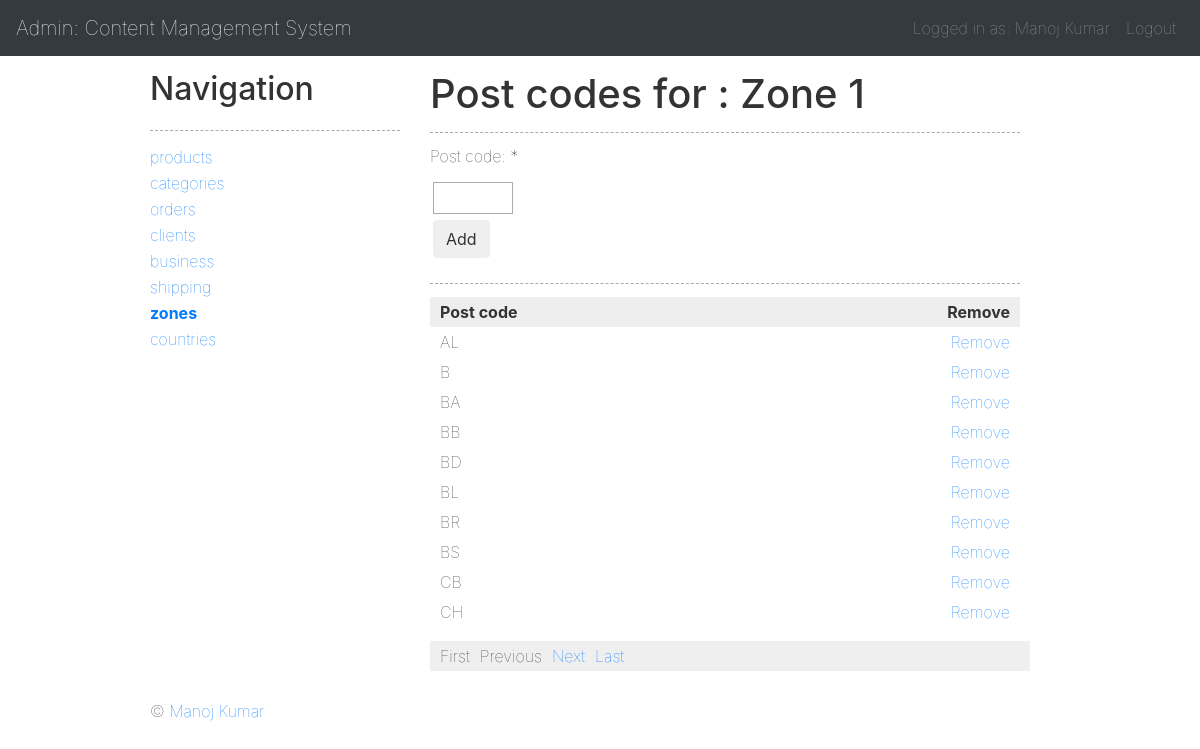
Page /panel/zone/action/codes/id/2 (signed in) on the committed database.
### tables this page shows
CREATE TABLE `zones` (
  `id` int(11) UNSIGNED NOT NULL,
  `name` varchar(100) NOT NULL
);

CREATE TABLE `zones_post_codes` (
  `id` int(11) UNSIGNED NOT NULL,
  `zone` int(10) UNSIGNED NOT NULL,
  `post_code` varchar(20) NOT NULL
);

### index.php (called while the page is built, shortened)
<?php
$core = new Core();
$core->run();

### app/Database/Database.php (called while the page is built, shortened)
<?php
abstract class Database
{
    protected $_schema;
    protected $_hostname;
    protected $_port;
    protected $_database;
    protected $_username;
    protected $_password;
    private $_fetchMode = PDO::FETCH_ASSOC;
    private $_driverOptions = array();
    private $_connectionString = null;
    private $_pdoObject = null;
    public function setDriverOption($key = null, $value = null)
    {
        $this->_driverOptions[$key] = $value;
    }
    private function _setConnection()
    {
        switch ($this->_schema) {
            case 'mysql':
                $this->_connectionString = "mysql:dbname={$this->_database};host={$this->_hostname};port={$this->_port}";
                break;
        }
    }
    private function _connect()
    {
        try {
            $this->_pdoObject = new PDO(
                $this->_connectionString,
                $this->_username,
                $this->_password,
                $this->_driverOptions
            );
        } catch (PDOException $e) {
            echo $this->_exceptionOutput($e, 'There was a problem with the Database connection');
        }
    }
    private function _query($sql = null, $params = null)
    {
        if (!empty($sql)) {
            $statement = $this->_pdoObject->prepare($sql, $this->_driverOptions);
            $paramsConverted = array();
            if (get_magic_quotes_gpc() === true) {
                if (is_array($params)) {
                    foreach ($params as $key => $value) {
                        $paramsConverted[$key] = stripcslashes($value);
                    }
                } else {
                    $paramsConverted[] = stripcslashes($params);
                }
            } else {
                $paramsConverted = is_array($params) ? $params : array($params);
            }
            if (!$statement->execute($paramsConverted) || $statement->errorCode() != '00000') {
                $errorInfo = $statement->errorInfo();
                throw new PDOException("Database error [{$errorInfo[0]}]: {$errorInfo[2]}, driver error code is {$errorInfo[1]}<br />SQL: {$sql}");
            }
            return $statement;
        }
    }
    public function fetchAll($sql = null, $params = null)
    {
        if (!empty($sql)) {
            try {
                $statement = $this->_query($sql, $params);
                return $statement->fetchAll($this->_fetchMode);
            } catch (PDOException $e) {
                echo $this->_exceptionOutput($e, 'Something went wrong trying to fetch records');
            }
        }
        return false;
    }
    public function fetchOne($sql = null, $params = null)
    {
        if (!empty($sql)) {
            try {
                $statement = $this->_query($sql, $params);
                return $statement->fetch($this->_fetchMode);
            } catch (PDOException $e) {
                echo $this->_exceptionOutput($e, 'Something went wrong while fetching the record');
            }
        }
        return false;
    }
    private function _isSelectOneValid($table = null, $value = null, $field = null)
    {
        return (!empty($table) && !Helper::isEmpty($value) && !empty($field));
    }
    public function selectOne($table = null, $value = null, $field = 'id')
    {
        if ($this->_isSelectOneValid($table, $value, $field)) {
            $sql = "SELECT *
                    FROM `{$table}`
                    WHERE `{$field}` = ?";
            return $this->fetchOne($sql, $value);
        }
        return null;
    }
}

### app/Basket.php (called while the page is built, shortened)
<?php
class Basket
{
    public $vat_rate;
    public $sub_total;
    private $_user;
    public function __construct($user = null)
    {
        $this->empty_basket = empty($_SESSION['basket']) ? true : false;
        if (!empty($this->_user) && ($this->_user['country'] == COUNTRY_LOCAL || INTERNATIONAL_VAT)) {
            $objBusiness = new Business();
            $this->vat_rate = $objBusiness->getVatRate();
        } else {
            $this->vat_rate = 0;
        }
    }
    private function _noItems()
    {
        $value = 0;
    }
    private function _subtotal()
    {
        $value = 0;
        $this->sub_total = round($value, 2);
    }
    private function _vat()
    {
        $value = 0;
        $this->_vat = round($value, 2);
    }
    private function _process()
    {
        $this->final_shipping_cost = Session::getSession('shipping_cost');
        $this->final_sub_total = round(($this->sub_total + $this->final_shipping_cost), 2);
        $this->final_vat = round(($this->vat_rate * ($this->final_sub_total / 100)), 2);
    }
}

### app/Session.php (called while the page is built, shortened)
<?php
class Session
{
    public static function getSession($name = null)
    {
        if (!empty($name)) {
            return isset($_SESSION[$name]) ? $_SESSION[$name] : null;
        }
    }
}

### app/Url.php (called while the page is built, shortened)
<?php
class Url
{
    public $key_modules = array('panel');
    public $module = 'front';
    public $main = 'index';
    public $params = array();
    private function _process()
    {
        $uri = $_SERVER['REQUEST_URI'];
        if (!empty($uri)) {
            $uriQ = explode('?', $uri);
            $uri = $uriQ[0];
            $uri = Helper::clearString($uri, PAGE_EXT);
            $firstChar = substr($uri, 0, 1);
            if ($firstChar == '/') {
                $uri = substr($uri, 1);
            }
            $lastChar = substr($uri, -1);
            if (!empty($uri)) {
                $uri = explode('/', $uri);
                $first = array_shift($uri);
                if (in_array($first, $this->key_modules)) {
                    $this->module = $first;
                    $first = empty($uri) ? $this->main : array_shift($uri);
                }
                $this->main = $first;
                if (count($uri) > 1) {
                    $pairs = array();
                    foreach ($uri as $key => $value) {
                        $pairs[] = $value;
                        if (count($pairs) > 1) {
                            if (!Helper::isEmpty($pairs[1])) {
                                $this->params[$pairs[0]] = $pairs[1];
                            }
                            $pairs = array();
                        }
                    }
                }
            }
        }
    }
    public function get($param = null)
    {
        if (!empty($param) && array_key_exists($param, $this->params)) {
            return $this->params[$param];
        }
    }
    public function getCurrent($exclude = null, $extension = false, $add = null)
    {
        $out = array();
        if ($this->module !== 'front') {
            $out[] = $this->module;
        }
        $out[] = $this->main;
        if (!empty($this->params)) {
            if (!empty($exclude)) {
                $exclude = Helper::makeArray($exclude);
                foreach ($this->params as $key => $value) {
                    if (!in_array($key, $exclude)) {
                        $out[] = $key;
                        $out[] = $value;
                    }
                }
            } else {
                foreach ($this->params as $key => $value) {
                    $out[] = $key;
                    $out[] = $value;
                }
            }
        }
        if (!empty($add)) {
            $add = Helper::makeArray($add);
            foreach ($add as $item) {
                $out[] = $item;
            }
        }
        $url = '/' . implode('/', $out);
        $url .= $extension ? PAGE_EXT : null;
        return $url;
    }
}

### app/Helper.php (called while the page is built, shortened)
<?php
class Helper
{
    public static function clearString($string = null, $array = null)
    {
        if (!empty($string) && !self::isEmpty($array)) {
            $array = self::makeArray($array);
            foreach ($array as $key => $value) {
                $string = str_replace($value, '', $string);
            }
            return $string;
        }
    }
    public static function isEmpty($value = null)
    {
        return empty($value) && !is_numeric($value) ? true : false;
    }
    public static function makeArray($array = null)
    {
        return is_array($array) ? $array : array($array);
    }
}

### app/Application.php (called while the page is built, shortened)
<?php
abstract class Application
{
    public function __construct()
    {
        $this->_Db = new MySQL();
    }
}

### app/Shipping.php (called while the page is built, shortened)
<?php
class Shipping extends Application
{
    protected $_table_3 = 'zones';
    protected $_table_4 = 'zones_post_codes';
    public function getZoneById($id = null)
    {
        return $this->_Db->selectOne($this->_table_3, $id);
    }
    public function getPostCodes($zoneId = null)
    {
        if (!empty($zoneId)) {
            $sql = "SELECT *
					FROM `{$this->_table_4}`
					WHERE `zone` = ?
					ORDER BY `post_code` ASC";
            return $this->_Db->fetchAll($sql, $zoneId);
        }
        return null;
    }
}

### app/Plugin.php (called while the page is built, shortened)
<?php
class Plugin
{
    public static function get($file = null, $data = null)
    {
        $path = PLUGIN_PATH . DS . $file . '.php';
        if (!empty($file) && is_file($path)) {
            @include($path);
            return ob_get_clean();
        }
        return null;
    }
}

### plugin/admin/post-code.php (the view, shortened to what this page needs)
<?php
if (!empty($data['rows'])) {
	unset($data['objUrl']->params['call']);
	$objPaging = new Paging($data['objUrl'], $data['rows'], 10);
	$postCodes = $objPaging->getRecords();
?>
<table cellpadding="0" cellspacing="0" border="0" class="tbl_repeat">
	<tr>
		<th>Post code</th>
		<th class="col_1 ta_r">Remove</th>
	</tr>
	<tbody>
		<?php foreach($postCodes as $item) { ?>
			<tr id="row-<?php echo $item['id']; ?>">
				<td>
					<?php echo $item['post_code']; ?>
				</td>
				<td class="ta_r">
					<a
						href="#"
						class="clickAddRowConfirm"
						data-url="<?php echo $data['objUrl']->getCurrent(array('call', 'cid'), false, array('call', 'remove', 'cid', $item['id'])); ?>"
						data-span="2"
					>Remove</a>
				</td>
			</tr>
		<?php } ?>
	</tbody>
</table>
<?php echo $objPaging->getPaging(); ?>
<?php } else { ?>
	<p>There are currently no post codes available.</p>
<?php } ?>

### admin/pages/zone/codes/list.php (shortened to what this page needs)
<?php
$postCodes = $objShipping->getPostCodes($zone['id']);
require_once('header.php');
?>
<h1>Post codes for : <?php echo $zone['name']; ?></h1>
<form method="post" class="ajax" data-action="<?php echo $this->objUrl->getCurrent('call', false, array('call', 'add')); ?>">
	<table cellpadding="0" cellspacing="0" border="0" class="tbl_insert">
		<tr>
			<th><label for="post_code" class="valid_post_code">Post code: *</label></th>
		</tr>
		<tr>
			<td>
				<input
					type="text"
					name="post_code"
					id="post_code"
					class="fld fldSmall"
				/>
			</td>
		</tr>
		<tr>
			<td>
				<label for="btn_add" class="sbm sbm_blue fl_l">
					<input type="submit" id="btn_add" class="btn" value="Add" />
				</label>
			</td>
		</tr>
	</table>
</form>
<div class="dev br_td">&nbsp;</div>
<div id="postCodeList">
	<?php echo Plugin::get('admin'.DS.'post-code', array('rows' => $postCodes, 'objUrl' => $this->objUrl)); ?>
</div>
<?php require_once('footer.php'); ?>

### css/core.css (style rules this page uses)
* { border: none; outline: none; font-weight: 100; color: #333; margin: 0; padding: 0 }
body { background: #111; text-align: center; font-family: Arial, Verdana, Sans-serif; font-size: 12px; line-height: 21px }
h1, h2, h3, h4, h5, p { padding-bottom: 14px }
h1 { border-bottom: dashed 1px #aaa; margin-bottom: 14px }
h1, h2 { font-size: 18px }
#header, #outer, #footer, .cl, .dev, #basket_left, .tbl_repeat { width: 100%; clear: both }
.cl, .dev { height: 0; font-size: 0; line-height: 0 }
.dev { height: 14px }
.br_td { border-top: dashed 1px #aaa }
th, td { text-align: left; vertical-align: top }
.tbl_repeat th, .tbl_repeat td { padding: 3px 10px }
.tbl_repeat th { background: #eee; font-weight: 700 }
.tbl_insert th { padding: 3px 10px 3px 0 }
.ta_r, th.ta_r, .td.ta_r { text-align: right }
.fld, .fld_qty, .fld_price, .sel, .tar, .tar_fixed { border: solid 1px #aaa }
.fld { width: 300px }
.paging li { float: left; margin-right: 10px }
#header, #outer, #left, #right, #footer, .cl, .dev, #basket_left, #basket_left dd, #basket_left dt, .catalogue_wrapper, .catalogue_wrapper_left, .catalogue_wrapper_right, .lft, .rgt, .fl_l { float: left }
.catalogue_wrapper img, .tbl_repeat, .tbl_insert { margin-bottom: 14px }
.tbl_insert td, .fld, .fld_price, .sel, .tar, .tar_fixed { padding: 3px }
label { white-space: nowrap !important; }
.col_1 { width: 1%; white-space: nowrap; }
.fldSmall { width: 80px; }

### rows in the picture
zones: name "Zone 1"
zones_post_codes: post_code "AL"
zones_post_codes: post_code "B"
zones_post_codes: post_code "BA"
zones_post_codes: post_code "BB"
zones_post_codes: post_code "BD"
zones_post_codes: post_code "BL"
zones_post_codes: post_code "BR"
zones_post_codes: post_code "BS"
zones_post_codes: post_code "CB"
zones_post_codes: post_code "CH"
